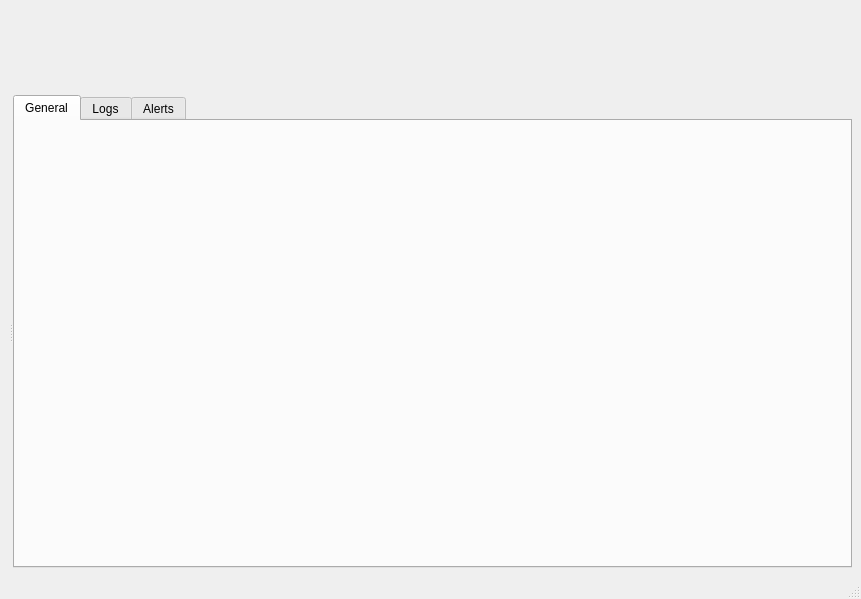
<?xml version="1.0" encoding="UTF-8"?>
<ui version="4.0">
 <class>MainWindow</class>
 <widget class="QMainWindow" name="MainWindow">
  <property name="geometry">
   <rect>
    <x>0</x>
    <y>0</y>
    <width>861</width>
    <height>599</height>
   </rect>
  </property>
  <property name="windowTitle">
   <string>MainWindow</string>
  </property>
  <property name="windowFilePath">
   <string/>
  </property>
  <widget class="QWidget" name="centralwidget">
   <layout class="QGridLayout" name="gridLayout">
    <item row="1" column="0">
     <widget class="QSplitter" name="splitter">
      <property name="orientation">
       <enum>Qt::Orientation::Horizontal</enum>
      </property>
      <widget class="QStackedWidget" name="robotListView">
       <widget class="QWidget" name="robotListViewPage1"/>
      </widget>
      <widget class="QTabWidget" name="tabWidget">
       <property name="currentIndex">
        <number>0</number>
       </property>
       <widget class="QWidget" name="robotDetailTab">
        <attribute name="title">
         <string>General</string>
        </attribute>
        <layout class="QHBoxLayout" name="horizontalLayout">
         <item>
          <widget class="QStackedWidget" name="detailView">
           <widget class="QWidget" name="detailViewPage1"/>
          </widget>
         </item>
         <item>
          <widget class="QFrame" name="eventsMapView">
           <property name="autoFillBackground">
            <bool>false</bool>
           </property>
           <property name="styleSheet">
            <string notr="true">background-color: SteelBlue</string>
           </property>
           <property name="frameShape">
            <enum>QFrame::Shape::StyledPanel</enum>
           </property>
           <property name="frameShadow">
            <enum>QFrame::Shadow::Plain</enum>
           </property>
           <property name="lineWidth">
            <number>0</number>
           </property>
          </widget>
         </item>
        </layout>
       </widget>
       <widget class="QWidget" name="eventsTab">
        <attribute name="title">
         <string>Logs</string>
        </attribute>
        <layout class="QHBoxLayout" name="horizontalLayout_2">
         <item>
          <widget class="QStackedWidget" name="eventView">
           <widget class="QWidget" name="stackedWidgetPage1" native="true"/>
          </widget>
         </item>
        </layout>
       </widget>
       <widget class="QWidget" name="alertsTab">
        <attribute name="title">
         <string>Alerts</string>
        </attribute>
       </widget>
      </widget>
     </widget>
    </item>
    <item row="0" column="0">
     <widget class="QStackedWidget" name="filterView">
      <property name="maximumSize">
       <size>
        <width>16777215</width>
        <height>80</height>
       </size>
      </property>
      <widget class="QWidget" name="filterViewPage1"/>
     </widget>
    </item>
   </layout>
  </widget>
  <widget class="QMenuBar" name="menubar">
   <property name="geometry">
    <rect>
     <x>0</x>
     <y>0</y>
     <width>861</width>
     <height>33</height>
    </rect>
   </property>
  </widget>
  <widget class="QStatusBar" name="statusbar"/>
 </widget>
 <resources/>
 <connections/>
</ui>
